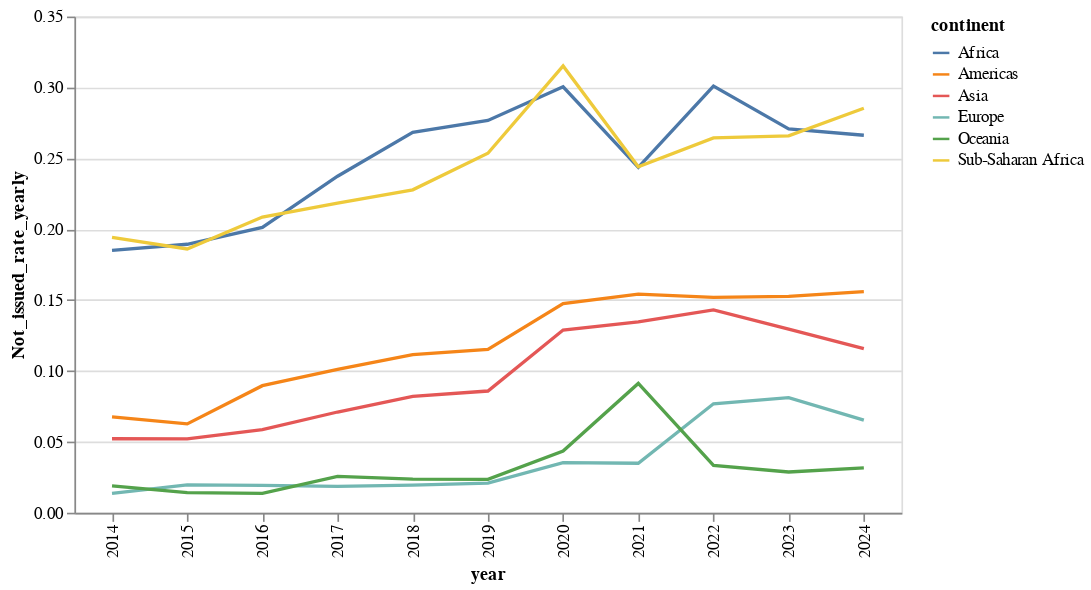

The notebook cell this image was saved under:
### Code cell
#reporting-relevant
alt.Chart(YEARLY_CONTINENT_SSA_rejection).mark_line().encode(
    x='year',
    y='Not_issued_rate_yearly',
    color='continent',
    tooltip=['continent','Not_issued_rate_yearly'],
).properties(width=500)

### Figure 1 — Vega-Lite specification as saved in the notebook (floating-point values rounded to 4 significant figures)
{"config": {"view": {"continuousWidth": 300, "continuousHeight": 300}}, "data": {"name": "data-2990c172bda3e5c8d812526620f2fb52"}, "mark": {"type": "line"}, "encoding": {"color": {"field": "continent", "type": "nominal"}, "tooltip": [{"field": "continent", "type": "nominal"}, {"field": "Not_issued_rate_yearly", "type": "quantitative"}], "x": {"field": "year", "type": "nominal"}, "y": {"field": "Not_issued_rate_yearly", "type": "quantitative"}}, "width": 500, "$schema": "https://vega.github.io/schema/vega-lite/v5.20.1.json", "datasets": {"data-2990c172bda3e5c8d812526620f2fb52": [{"continent": "Africa", "year": "2014", "Not_issued_rate_yearly": 0.185}, {"continent": "Africa", "year": "2015", "Not_issued_rate_yearly": 0.1894}, {"continent": "Africa", "year": "2016", "Not_issued_rate_yearly": 0.2013}, {"continent": "Africa", "year": "2017", "Not_issued_rate_yearly": 0.2374}, {"continent": "Africa", "year": "2018", "Not_issued_rate_yearly": 0.2684}, {"continent": "Africa", "year": "2019", "Not_issued_rate_yearly": 0.2767}, {"continent": "Africa", "year": "2020", "Not_issued_rate_yearly": 0.3005}, {"continent": "Africa", "year": "2021", "Not_issued_rate_yearly": 0.2437}, {"continent": "Africa", "year": "2022", "Not_issued_rate_yearly": 0.301}, {"continent": "Africa", "year": "2023", "Not_issued_rate_yearly": 0.2707}, {"continent": "Africa", "year": "2024", "Not_issued_rate_yearly": 0.2663}, {"continent": "Americas", "year": "2014", "Not_issued_rate_yearly": 0.06767}, {"continent": "Americas", "year": "2015", "Not_issued_rate_yearly": 0.06268}, {"continent": "Americas", "year": "2016", "Not_issued_rate_yearly": 0.08963}, {"continent": "Americas", "year": "2017", "Not_issued_rate_yearly": 0.1011}, {"continent": "Americas", "year": "2018", "Not_issued_rate_yearly": 0.1115}, {"continent": "Americas", "year": "2019", "Not_issued_rate_yearly": 0.1152}, {"continent": "Americas", "year": "2020", "Not_issued_rate_yearly": 0.1475}, {"continent": "Americas", "year": "2021", "Not_issued_rate_yearly": 0.1542}, {"continent": "Americas", "year": "2022", "Not_issued_rate_yearly": 0.152}, {"continent": "Americas", "year": "2023", "Not_issued_rate_yearly": 0.1527}, {"continent": "Americas", "year": "2024", "Not_issued_rate_yearly": 0.1559}, {"continent": "Asia", "year": "2014", "Not_issued_rate_yearly": 0.05218}, {"continent": "Asia", "year": "2015", "Not_issued_rate_yearly": 0.05215}, {"continent": "Asia", "year": "2016", "Not_issued_rate_yearly": 0.05858}, {"continent": "Asia", "year": "2017", "Not_issued_rate_yearly": 0.07105}, {"continent": "Asia", "year": "2018", "Not_issued_rate_yearly": 0.08211}, {"continent": "Asia", "year": "2019", "Not_issued_rate_yearly": 0.08586}, {"continent": "Asia", "year": "2020", "Not_issued_rate_yearly": 0.1289}, {"continent": "Asia", "year": "2021", "Not_issued_rate_yearly": 0.1346}, {"continent": "Asia", "year": "2022", "Not_issued_rate_yearly": 0.143}, {"continent": "Asia", "year": "2023", "Not_issued_rate_yearly": 0.1295}, {"continent": "Asia", "year": "2024", "Not_issued_rate_yearly": 0.1158}, {"continent": "Europe", "year": "2014", "Not_issued_rate_yearly": 0.01366}, {"continent": "Europe", "year": "2015", "Not_issued_rate_yearly": 0.01966}, {"continent": "Europe", "year": "2016", "Not_issued_rate_yearly": 0.01924}, {"continent": "Europe", "year": "2017", "Not_issued_rate_yearly": 0.01863}, {"continent": "Europe", "year": "2018", "Not_issued_rate_yearly": 0.01943}, {"continent": "Europe", "year": "2019", "Not_issued_rate_yearly": 0.02093}, {"continent": "Europe", "year": "2020", "Not_issued_rate_yearly": 0.03533}, {"continent": "Europe", "year": "2021", "Not_issued_rate_yearly": 0.03491}, {"continent": "Europe", "year": "2022", "Not_issued_rate_yearly": 0.07683}, {"continent": "Europe", "year": "2023", "Not_issued_rate_yearly": 0.08114}, {"continent": "Europe", "year": "2024", "Not_issued_rate_yearly": 0.06538}, {"continent": "Oceania", "year": "2014", "Not_issued_rate_yearly": 0.019}, {"continent": "Oceania", "year": "2015", "Not_issued_rate_yearly": 0.01413}, {"continent": "Oceania", "year": "2016", "Not_issued_rate_yearly": 0.01371}, {"continent": "Oceania", "year": "2017", "Not_issued_rate_yearly": 0.02568}, {"continent": "Oceania", "year": "2018", "Not_issued_rate_yearly": 0.02373}, {"continent": "Oceania", "year": "2019", "Not_issued_rate_yearly": 0.02355}, {"continent": "Oceania", "year": "2020", "Not_issued_rate_yearly": 0.04348}, {"continent": "Oceania", "year": "2021", "Not_issued_rate_yearly": 0.09123}, {"continent": "Oceania", "year": "2022", "Not_issued_rate_yearly": 0.03346}, {"continent": "Oceania", "year": "2023", "Not_issued_rate_yearly": 0.02874}, {"continent": "Oceania", "year": "2024", "Not_issued_rate_yearly": 0.03167}, {"continent": "Sub-Saharan Africa", "year": "2014", "Not_issued_rate_yearly": 0.1943}, {"continent": "Sub-Saharan Africa", "year": "2015", "Not_issued_rate_yearly": 0.1861}, {"continent": "Sub-Saharan Africa", "year": "2016", "Not_issued_rate_yearly": 0.2086}, {"continent": "Sub-Saharan Africa", "year": "2017", "Not_issued_rate_yearly": 0.2184}, {"continent": "Sub-Saharan Africa", "year": "2018", "Not_issued_rate_yearly": 0.2278}, {"continent": "Sub-Saharan Africa", "year": "2019", "Not_issued_rate_yearly": 0.2536}, {"continent": "Sub-Saharan Africa", "year": "2020", "Not_issued_rate_yearly": 0.3152}, {"continent": "Sub-Saharan Africa", "year": "2021", "Not_issued_rate_yearly": 0.2441}, {"continent": "Sub-Saharan Africa", "year": "2022", "Not_issued_rate_yearly": 0.2644}, {"continent": "Sub-Saharan Africa", "year": "2023", "Not_issued_rate_yearly": 0.2658}, {"continent": "Sub-Saharan Africa", "year": "2024", "Not_issued_rate_yearly": 0.2853}]}}
